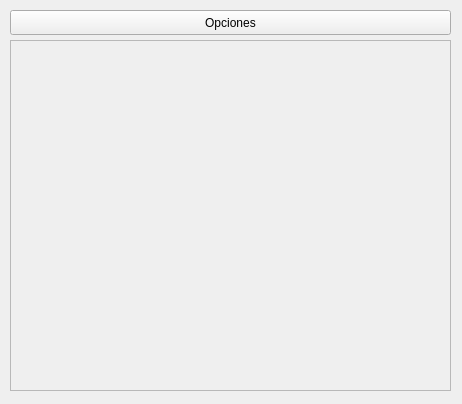
<?xml version="1.0" encoding="UTF-8"?>
<ui version="4.0">
 <class>Widget</class>
 <widget class="QWidget" name="Widget">
  <property name="geometry">
   <rect>
    <x>0</x>
    <y>0</y>
    <width>462</width>
    <height>404</height>
   </rect>
  </property>
  <property name="windowTitle">
   <string>Widget</string>
  </property>
  <widget class="QPushButton" name="opcionesPushButton">
   <property name="geometry">
    <rect>
     <x>10</x>
     <y>10</y>
     <width>441</width>
     <height>25</height>
    </rect>
   </property>
   <property name="text">
    <string>Opciones</string>
   </property>
  </widget>
  <widget class="QScrollArea" name="scrollArea">
   <property name="geometry">
    <rect>
     <x>10</x>
     <y>40</y>
     <width>441</width>
     <height>351</height>
    </rect>
   </property>
   <property name="widgetResizable">
    <bool>true</bool>
   </property>
   <widget class="QWidget" name="scrollAreaWidgetContents">
    <property name="geometry">
     <rect>
      <x>0</x>
      <y>0</y>
      <width>439</width>
      <height>349</height>
     </rect>
    </property>
   </widget>
  </widget>
 </widget>
 <layoutdefault spacing="6" margin="11"/>
 <resources/>
 <connections/>
</ui>
